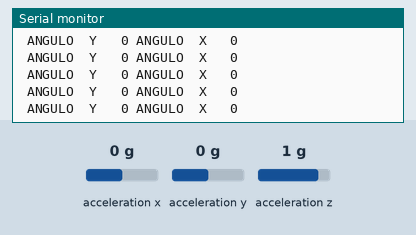
This sketch was run on a simulated Arduino Uno, built with avr-gcc and run on an emulated ATmega328P. Parts: the last lines printed to the serial monitor. Inputs (shaded band) come from the test bench; at power-on: acceleration x 0 g, acceleration y 0 g, acceleration z 1 g.

Above: at 1.2 s.
1.3 s: acceleration x set to 0.8 g
At 1.42 s:
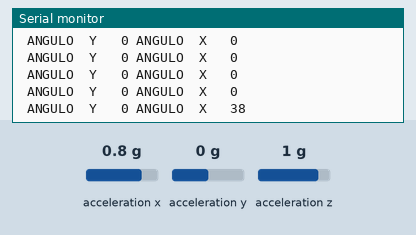
2.8 s: acceleration y set to 0.8 g
At 2.83 s:
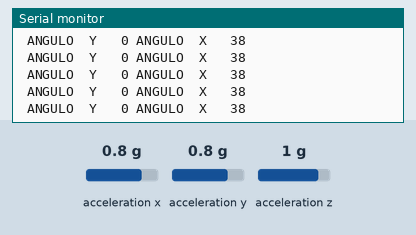
4.3 s: acceleration z set to -1.4 g
At 4.35 s:
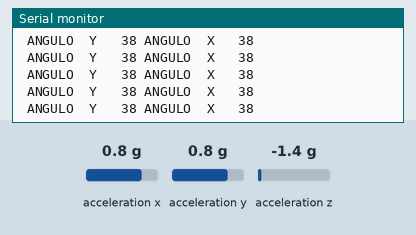
Timing chart, 0 to 7.3 s (numbered marks = the images above; inputs shaded):
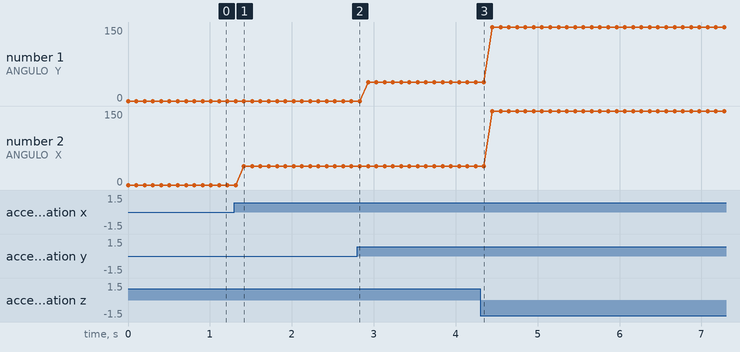

Measured:
- after the input at 1.3 s, the serial monitor: prints a new line after 0.11 s (image 1)
- plotted number 1: 38 → 150 after the input at 4.3 s
- plotted number 2: 0 → 38 after the input at 1.3 s, 38 → 150 after the input at 4.3 s

The sketch:

Sesion5_SensorAnguloa_1.ino
```cpp
// Librerias I2C para controlar el mpu6050
// la libreria MPU6050.h necesita I2Cdev.h, I2Cdev.h necesita Wire.h
#include "I2Cdev.h"
#include "MPU6050.h"
#include "Wire.h"


// La dirección del MPU6050 puede ser 0x68 o 0x69, dependiendo
// del estado de AD0. Si no se especifica, 0x68 estará implicito
MPU6050 sensor;

// Valores RAW (sin procesar) del acelerometro y giroscopio en los ejes x,y,z
int16_t accY, accZ, accX;

float accAngle, acXAngle,acYAngle;

void setup() {
  Serial.begin(57600);    //Iniciando puerto serial
  Wire.begin();
  //Iniciando I2C
  sensor.initialize();    //Iniciando el sensor

  if (sensor.testConnection()) Serial.println("Sensor iniciado correctamente");
  else Serial.println("Error al iniciar el sensor");
}

void loop() {
  // Leer las aceleraciones y velocidades angulares
  //Se realiza la operacion matemática vista en la presentacion (funciones trigonometricas)
    acYAngle = atan2(accY, accZ)*RAD_TO_DEG;
  acXAngle = atan2(accX, accZ)*RAD_TO_DEG;

  //OBTENEMOS ACELERACIONES DEL SENSOR
  accZ = sensor.getAccelerationZ();
  accY = sensor.getAccelerationY();
  accX = sensor.getAccelerationX();

//ANGULOS DE X y Y de rango 0,90
   acXAngle=constrain(acXAngle,0,180);
  acYAngle=constrain(acYAngle,0,180);

  if(isnan(acYAngle));
  else{
    Serial.print(" ANGULO  Y   ");

    Serial.print(int(acYAngle)); //SOBRE EJE y

    Serial.print(" ANGULO  X   ");

    Serial.println(int(acXAngle)); //SOBRE EJE y

    //Utilizamos esto para Imprimir los angulos

  }
  delay(100);
}
```
